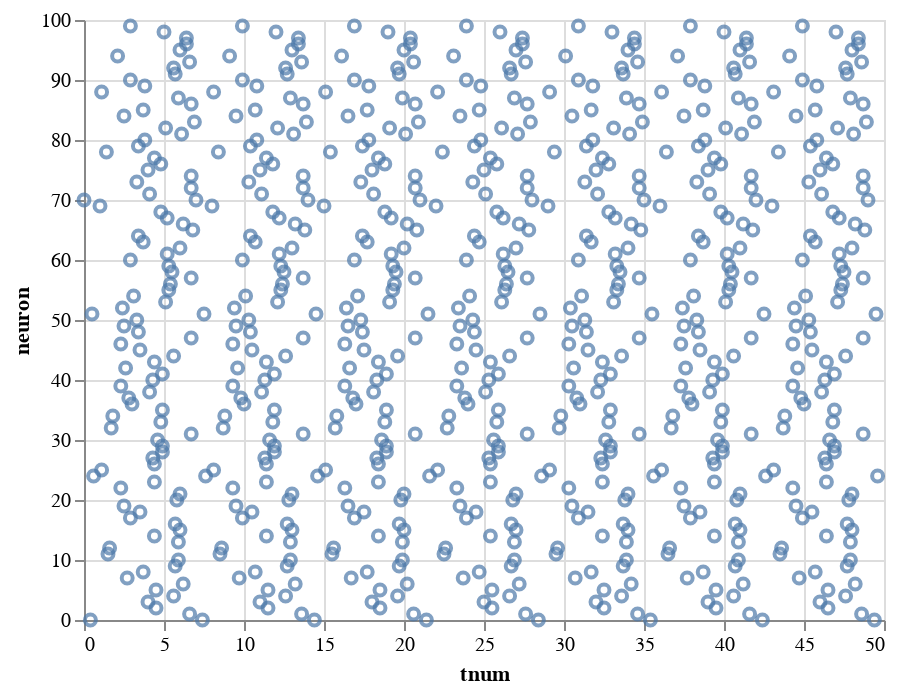

Here is the notebook cell this chart was saved with:
### Markdown cell above
Now we should be able to plot the spiketimes from the frame.

### Code cell
alt.Chart(spikes_long)\
.mark_point()\
.encode(x = 'tnum', y = 'neuron:Q')

### Figure 1 — Vega-Lite specification as saved in the notebook (floating-point values rounded to 4 significant figures; data arrays with more than 128 entries replaced by an {"elided": "..."} marker saying what was removed)
{"config": {"view": {"continuousWidth": 400, "continuousHeight": 300}}, "data": {"name": "data-de471a2d835b93f5915f23faee43e12a"}, "mark": "point", "encoding": {"x": {"type": "quantitative", "field": "tnum"}, "y": {"type": "quantitative", "field": "neuron"}}, "$schema": "https://vega.github.io/schema/vega-lite/v4.8.1.json", "datasets": {"data-de471a2d835b93f5915f23faee43e12a": {"elided": "704 records"}}}
